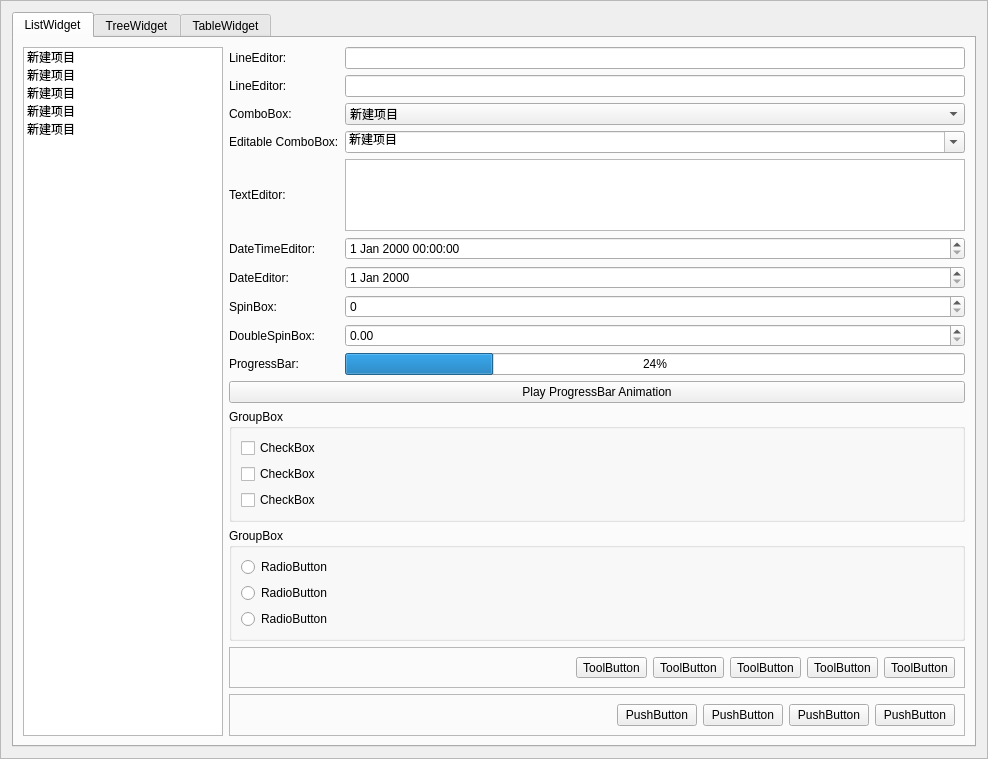
<?xml version="1.0" encoding="UTF-8"?>
<ui version="4.0">
 <class>TestFrame</class>
 <widget class="QFrame" name="TestFrame">
  <property name="geometry">
   <rect>
    <x>0</x>
    <y>0</y>
    <width>988</width>
    <height>740</height>
   </rect>
  </property>
  <property name="windowTitle">
   <string>Frame</string>
  </property>
  <property name="frameShape">
   <enum>QFrame::StyledPanel</enum>
  </property>
  <property name="frameShadow">
   <enum>QFrame::Raised</enum>
  </property>
  <layout class="QGridLayout" name="gridLayout">
   <item row="0" column="0">
    <widget class="QTabWidget" name="tabWidget">
     <property name="currentIndex">
      <number>0</number>
     </property>
     <widget class="QWidget" name="tab">
      <attribute name="title">
       <string>ListWidget</string>
      </attribute>
      <layout class="QGridLayout" name="gridLayout_7">
       <item row="0" column="1">
        <layout class="QGridLayout" name="gridLayout_4">
         <item row="13" column="0" colspan="2">
          <widget class="QFrame" name="frame">
           <property name="frameShape">
            <enum>QFrame::StyledPanel</enum>
           </property>
           <property name="frameShadow">
            <enum>QFrame::Raised</enum>
           </property>
           <layout class="QGridLayout" name="gridLayout_5">
            <item row="0" column="4">
             <widget class="QToolButton" name="toolButton_4">
              <property name="text">
               <string>ToolButton</string>
              </property>
             </widget>
            </item>
            <item row="0" column="3">
             <widget class="QToolButton" name="toolButton_3">
              <property name="text">
               <string>ToolButton</string>
              </property>
             </widget>
            </item>
            <item row="0" column="2">
             <widget class="QToolButton" name="toolButton_2">
              <property name="text">
               <string>ToolButton</string>
              </property>
             </widget>
            </item>
            <item row="0" column="5">
             <widget class="QToolButton" name="toolButton_5">
              <property name="text">
               <string>ToolButton</string>
              </property>
             </widget>
            </item>
            <item row="0" column="1">
             <widget class="QToolButton" name="toolButton">
              <property name="text">
               <string>ToolButton</string>
              </property>
             </widget>
            </item>
            <item row="0" column="0">
             <spacer name="horizontalSpacer">
              <property name="orientation">
               <enum>Qt::Horizontal</enum>
              </property>
              <property name="sizeHint" stdset="0">
               <size>
                <width>40</width>
                <height>20</height>
               </size>
              </property>
             </spacer>
            </item>
           </layout>
          </widget>
         </item>
         <item row="0" column="1">
          <widget class="QLineEdit" name="lineEdit"/>
         </item>
         <item row="1" column="0">
          <widget class="QLabel" name="label_2">
           <property name="text">
            <string>LineEditor:</string>
           </property>
          </widget>
         </item>
         <item row="12" column="0" colspan="2">
          <widget class="QGroupBox" name="groupBox">
           <property name="title">
            <string>GroupBox</string>
           </property>
           <layout class="QGridLayout" name="gridLayout_2">
            <item row="1" column="0">
             <widget class="QRadioButton" name="radioButton_3">
              <property name="text">
               <string>RadioButton</string>
              </property>
             </widget>
            </item>
            <item row="0" column="0">
             <widget class="QRadioButton" name="radioButton">
              <property name="text">
               <string>RadioButton</string>
              </property>
             </widget>
            </item>
            <item row="2" column="0">
             <widget class="QRadioButton" name="radioButton_2">
              <property name="text">
               <string>RadioButton</string>
              </property>
             </widget>
            </item>
            <item row="3" column="0">
             <spacer name="verticalSpacer">
              <property name="orientation">
               <enum>Qt::Vertical</enum>
              </property>
              <property name="sizeHint" stdset="0">
               <size>
                <width>20</width>
                <height>40</height>
               </size>
              </property>
             </spacer>
            </item>
           </layout>
          </widget>
         </item>
         <item row="11" column="0" colspan="2">
          <widget class="QGroupBox" name="groupBox_2">
           <property name="title">
            <string>GroupBox</string>
           </property>
           <layout class="QGridLayout" name="gridLayout_3">
            <item row="0" column="0">
             <widget class="QCheckBox" name="checkBox">
              <property name="text">
               <string>CheckBox</string>
              </property>
             </widget>
            </item>
            <item row="2" column="0">
             <widget class="QCheckBox" name="checkBox_2">
              <property name="text">
               <string>CheckBox</string>
              </property>
             </widget>
            </item>
            <item row="1" column="0">
             <widget class="QCheckBox" name="checkBox_3">
              <property name="text">
               <string>CheckBox</string>
              </property>
             </widget>
            </item>
            <item row="3" column="0">
             <spacer name="verticalSpacer_2">
              <property name="orientation">
               <enum>Qt::Vertical</enum>
              </property>
              <property name="sizeHint" stdset="0">
               <size>
                <width>20</width>
                <height>40</height>
               </size>
              </property>
             </spacer>
            </item>
           </layout>
          </widget>
         </item>
         <item row="9" column="0">
          <widget class="QLabel" name="label_10">
           <property name="text">
            <string>ProgressBar:</string>
           </property>
          </widget>
         </item>
         <item row="9" column="1">
          <widget class="QProgressBar" name="progressBar">
           <property name="value">
            <number>24</number>
           </property>
          </widget>
         </item>
         <item row="7" column="0">
          <widget class="QLabel" name="label_8">
           <property name="text">
            <string>SpinBox:</string>
           </property>
          </widget>
         </item>
         <item row="7" column="1">
          <widget class="QSpinBox" name="spinBox"/>
         </item>
         <item row="8" column="0">
          <widget class="QLabel" name="label_9">
           <property name="text">
            <string>DoubleSpinBox:</string>
           </property>
          </widget>
         </item>
         <item row="8" column="1">
          <widget class="QDoubleSpinBox" name="doubleSpinBox"/>
         </item>
         <item row="2" column="0">
          <widget class="QLabel" name="label_4">
           <property name="text">
            <string>ComboBox:</string>
           </property>
          </widget>
         </item>
         <item row="4" column="0">
          <widget class="QLabel" name="label_5">
           <property name="text">
            <string>TextEditor:</string>
           </property>
          </widget>
         </item>
         <item row="3" column="0">
          <widget class="QLabel" name="label_3">
           <property name="text">
            <string>Editable ComboBox:</string>
           </property>
          </widget>
         </item>
         <item row="2" column="1">
          <widget class="QComboBox" name="comboBox_2">
           <item>
            <property name="text">
             <string>新建项目</string>
            </property>
           </item>
           <item>
            <property name="text">
             <string>新建项目</string>
            </property>
           </item>
           <item>
            <property name="text">
             <string>新建项目</string>
            </property>
           </item>
           <item>
            <property name="text">
             <string>新建项目</string>
            </property>
           </item>
           <item>
            <property name="text">
             <string>新建项目</string>
            </property>
           </item>
          </widget>
         </item>
         <item row="1" column="1">
          <widget class="QLineEdit" name="lineEdit_2"/>
         </item>
         <item row="3" column="1">
          <widget class="QComboBox" name="comboBox">
           <property name="editable">
            <bool>true</bool>
           </property>
           <item>
            <property name="text">
             <string>新建项目</string>
            </property>
           </item>
           <item>
            <property name="text">
             <string>新建项目</string>
            </property>
           </item>
           <item>
            <property name="text">
             <string>新建项目</string>
            </property>
           </item>
           <item>
            <property name="text">
             <string>新建项目</string>
            </property>
           </item>
           <item>
            <property name="text">
             <string>新建项目</string>
            </property>
           </item>
          </widget>
         </item>
         <item row="4" column="1">
          <widget class="QTextEdit" name="textEdit_2"/>
         </item>
         <item row="5" column="0">
          <widget class="QLabel" name="label_6">
           <property name="text">
            <string>DateTimeEditor:</string>
           </property>
          </widget>
         </item>
         <item row="5" column="1">
          <widget class="QDateTimeEdit" name="dateTimeEdit"/>
         </item>
         <item row="6" column="0">
          <widget class="QLabel" name="label_7">
           <property name="text">
            <string>DateEditor:</string>
           </property>
          </widget>
         </item>
         <item row="6" column="1">
          <widget class="QDateEdit" name="dateEdit"/>
         </item>
         <item row="0" column="0">
          <widget class="QLabel" name="label">
           <property name="text">
            <string>LineEditor:</string>
           </property>
          </widget>
         </item>
         <item row="14" column="0" colspan="2">
          <widget class="QFrame" name="frame_2">
           <property name="frameShape">
            <enum>QFrame::StyledPanel</enum>
           </property>
           <property name="frameShadow">
            <enum>QFrame::Raised</enum>
           </property>
           <layout class="QGridLayout" name="gridLayout_6">
            <item row="0" column="2">
             <widget class="QPushButton" name="pushButton_3">
              <property name="text">
               <string>PushButton</string>
              </property>
             </widget>
            </item>
            <item row="0" column="3">
             <widget class="QPushButton" name="pushButton_4">
              <property name="text">
               <string>PushButton</string>
              </property>
             </widget>
            </item>
            <item row="0" column="4">
             <widget class="QPushButton" name="pushButton">
              <property name="text">
               <string>PushButton</string>
              </property>
             </widget>
            </item>
            <item row="0" column="1">
             <widget class="QPushButton" name="pushButton_2">
              <property name="text">
               <string>PushButton</string>
              </property>
             </widget>
            </item>
            <item row="0" column="0">
             <spacer name="horizontalSpacer_2">
              <property name="orientation">
               <enum>Qt::Horizontal</enum>
              </property>
              <property name="sizeHint" stdset="0">
               <size>
                <width>40</width>
                <height>20</height>
               </size>
              </property>
             </spacer>
            </item>
           </layout>
          </widget>
         </item>
         <item row="10" column="0" colspan="2">
          <widget class="QPushButton" name="pushButton_playProgressBarAnimation">
           <property name="text">
            <string>Play ProgressBar Animation</string>
           </property>
          </widget>
         </item>
        </layout>
       </item>
       <item row="1" column="1">
        <spacer name="verticalSpacer_3">
         <property name="orientation">
          <enum>Qt::Vertical</enum>
         </property>
         <property name="sizeHint" stdset="0">
          <size>
           <width>20</width>
           <height>40</height>
          </size>
         </property>
        </spacer>
       </item>
       <item row="0" column="0" rowspan="2">
        <widget class="QListWidget" name="listWidget">
         <property name="maximumSize">
          <size>
           <width>200</width>
           <height>16777215</height>
          </size>
         </property>
         <item>
          <property name="text">
           <string>新建项目</string>
          </property>
         </item>
         <item>
          <property name="text">
           <string>新建项目</string>
          </property>
         </item>
         <item>
          <property name="text">
           <string>新建项目</string>
          </property>
         </item>
         <item>
          <property name="text">
           <string>新建项目</string>
          </property>
         </item>
         <item>
          <property name="text">
           <string>新建项目</string>
          </property>
         </item>
        </widget>
       </item>
      </layout>
     </widget>
     <widget class="QWidget" name="tab_2">
      <attribute name="title">
       <string>TreeWidget</string>
      </attribute>
      <widget class="QTreeWidget" name="treeWidget">
       <property name="geometry">
        <rect>
         <x>20</x>
         <y>20</y>
         <width>191</width>
         <height>551</height>
        </rect>
       </property>
       <column>
        <property name="text">
         <string>新建列</string>
        </property>
       </column>
       <item>
        <property name="text">
         <string>新建项目</string>
        </property>
        <item>
         <property name="text">
          <string>新建子项目</string>
         </property>
        </item>
        <item>
         <property name="text">
          <string>新建项目</string>
         </property>
        </item>
        <item>
         <property name="text">
          <string>新建项目</string>
         </property>
        </item>
       </item>
       <item>
        <property name="text">
         <string>新建项目</string>
        </property>
        <item>
         <property name="text">
          <string>新建子项目</string>
         </property>
        </item>
        <item>
         <property name="text">
          <string>新建项目</string>
         </property>
        </item>
        <item>
         <property name="text">
          <string>新建项目</string>
         </property>
        </item>
       </item>
       <item>
        <property name="text">
         <string>新建项目</string>
        </property>
        <item>
         <property name="text">
          <string>新建子项目</string>
         </property>
        </item>
        <item>
         <property name="text">
          <string>新建项目</string>
         </property>
        </item>
        <item>
         <property name="text">
          <string>新建项目</string>
         </property>
        </item>
       </item>
       <item>
        <property name="text">
         <string>新建项目</string>
        </property>
        <item>
         <property name="text">
          <string>新建子项目</string>
         </property>
        </item>
        <item>
         <property name="text">
          <string>新建项目</string>
         </property>
        </item>
        <item>
         <property name="text">
          <string>新建项目</string>
         </property>
        </item>
       </item>
      </widget>
     </widget>
     <widget class="QWidget" name="tab_3">
      <attribute name="title">
       <string>TableWidget</string>
      </attribute>
      <widget class="QTableWidget" name="tableWidget">
       <property name="geometry">
        <rect>
         <x>10</x>
         <y>10</y>
         <width>521</width>
         <height>561</height>
        </rect>
       </property>
       <row>
        <property name="text">
         <string>新建行</string>
        </property>
       </row>
       <row>
        <property name="text">
         <string>新建行</string>
        </property>
       </row>
       <column>
        <property name="text">
         <string>新建列</string>
        </property>
       </column>
       <column>
        <property name="text">
         <string>新建列</string>
        </property>
       </column>
       <column>
        <property name="text">
         <string>新建列</string>
        </property>
       </column>
       <column>
        <property name="text">
         <string>新建列</string>
        </property>
       </column>
      </widget>
     </widget>
    </widget>
   </item>
  </layout>
 </widget>
 <resources/>
 <connections/>
</ui>
